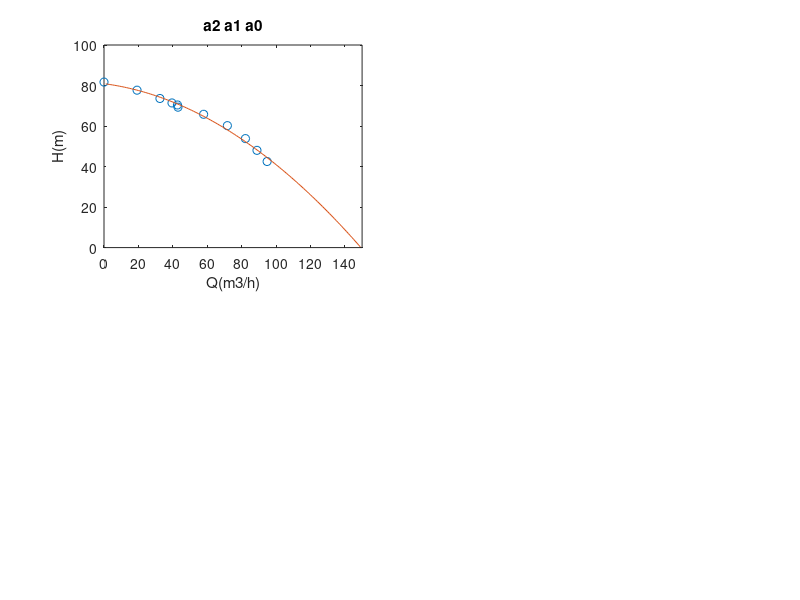

This chart was generated by the following MATLAB code: (Note: this script raises an error after producing the figure.)
%Datos bombas
clear;clc

%Marca Grundfoss
%Modelo CR 

%Altura de elevación en m
Hensayo=[71.4 70.4 65.8 60.2 53.8 48.0 42.5 69.3 73.6 77.7 81.7];

%Caudal en m3/h
Qensayo=[39.5 42.7 57.9 71.7 82.2 88.9 94.8 43 32.5 19.2 0];

%P en kW. Los 7 valores de potencia medidos se corresponden con los 7 primeros valores del caudal
Pensayo=[14.7 14.9 16.3 17.1 17.7 18.1 18.5];
rendensayo=(9806.65/3600/1000).*Hensayo(1:7).*Qensayo(1:7)./Pensayo;

%Ajustes

%n polinomio a2, a1, a0
n210=[true true true];
[p210,s210]=polyfit(Qensayo,Hensayo,n210);
errorp210=transpose(sqrt(diag(s210.C)/s210.df)*s210.normr);
err_rel_p210=errorp210./p210;
disp('  a2  a1  a0  ')
disp(p210)
disp('  +-  +-  +-  ')
disp(errorp210)
disp('Error relativo')
disp(err_rel_p210)
disp('--------')
raices=roots(p210);
Qajust=1:raices(2);
Hajust=polyval(p210,Qajust);
subplot(2,2,1)
plot(Qensayo,Hensayo,'o')
axis([0 150 0 100])
xlabel('Q(m3/h)')
ylabel('H(m)')
hold on
plot(Qajust,Hajust,'-')
title('a2 a1 a0')
hold off

%n polinomio a2, a0
n20=[true false true];
[p20,s20]=polyfit(Qensayo,Hensayo,n20);
errorp20=transpose(sqrt(diag(s20.C)/s20.df)*s20.normr);
err_rel_p20=errorp20./p20;
disp('  a2  a1  a0  ')
disp(p20)
disp('  +-  +-  +-  ')
disp(errorp20)
disp('Error relativo')
disp(err_rel_p20)
disp('--------')
%raices=roots(p);
%Qajust=1:raices(2);
Hajust=polyval(p20,Qajust);
subplot(2,2,2)
plot(Qensayo,Hensayo,'o')
axis([0 150 0 100])
xlabel('Q(m3/h)')
ylabel('H(m)')
hold on
plot(Qajust,Hajust,'-')
title('a2 a0')
hold off

%n polinomio b2, b1
n21=[true true false];
[p21,s21]=polyfit(Qensayo(1:7),rendensayo,n21);
errorp21=transpose(sqrt(diag(s21.C)/s21.df)*s21.normr);
err_rel_p21=errorp21./p21;
disp('  b2  b1  b0  ')
disp(p21)
disp('  +-  +-  +-  ')
disp(errorp21)
disp('Error relativo')
disp(err_rel_p21)
disp('--------')
%raices=roots(p);
%Qajust=1:raices(2);
rendajust=polyval(p21,Qajust);
subplot(2,2,3)
plot(Qensayo(1:7),rendensayo,'o')
axis([0 150 0 1])
xlabel('Q(m3/h)')
ylabel('P(kW)')
hold on
plot(Qajust,rendajust,'-')
title('b2 b1')
hold off

%n polinomio a1, a0
n10=[false true true];
[p10,s10]=polyfit(Qensayo,Hensayo,n10);
errorp10=transpose(sqrt(diag(s10.C)/s10.df)*s10.normr);
err_rel_p10=errorp10./p10;
disp('  a2  a1  a0  ')
disp(p10)
disp('  +-  +-  +-  ')
disp(errorp10)
disp('Error relativo')
disp(err_rel_p10)
disp('--------')
%raices=roots(p);
%Qajust=1:raices(2);
Hajust=polyval(p10,Qajust);
subplot(2,2,4)
plot(Qensayo,Hensayo,'o')
axis([0 150 0 100])
xlabel('Q(m3/h)')
ylabel('H(m)')
hold on
plot(Qajust,Hajust,'-')
title('a1 a0')
hold off